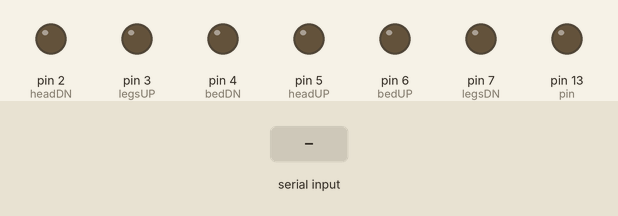
Simulated run of this sketch. Board: Arduino Uno, built with avr-gcc and run on an emulated ATmega328P. On the bench: output pins drawn as LEDs (lit = HIGH). Inputs (shaded band) come from the test bench.

Above: at 1.2 s.
1.3 s: "A" received over Serial
At 1.55 s:
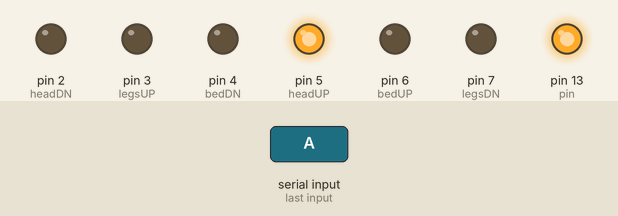
3.3 s: "B" received over Serial
At 3.55 s:
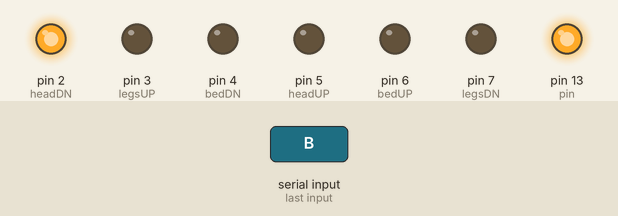
5.3 s: "C" received over Serial
At 5.7 s:
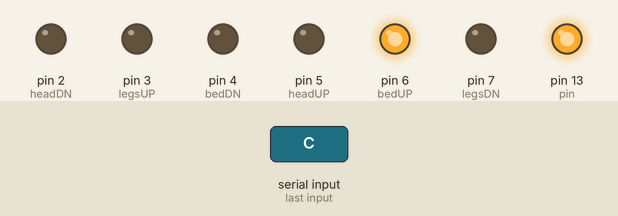
7.3 s: "D" received over Serial
At 7.55 s:
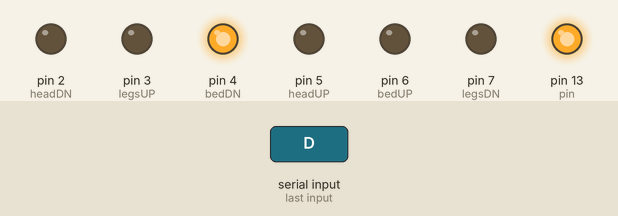
9.3 s: "E" received over Serial
At 9.55 s:
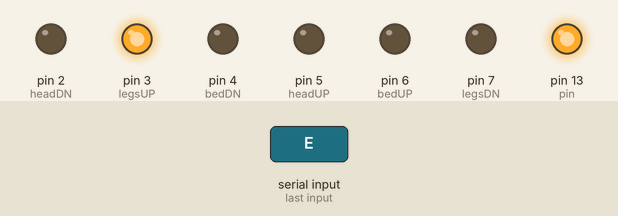
11.2 s: "F" received over Serial
At 11.45 s:
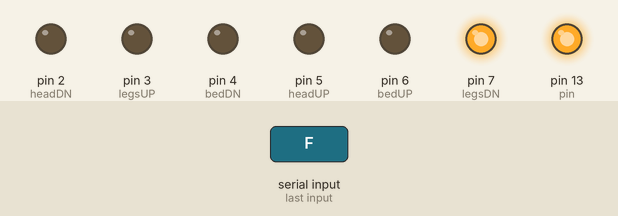
Timing chart, 0 to 14.2 s (numbered marks = the images above; inputs shaded):
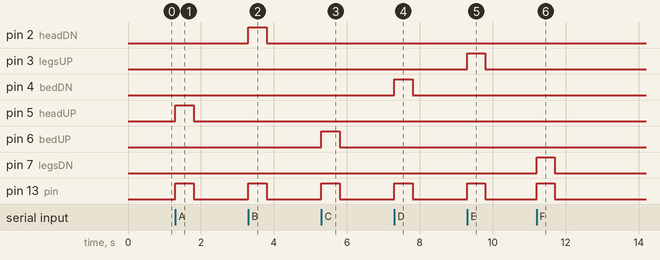

Measured:
- after the input at 1.3 s, pin 5 (headUP), pin 13 (pin): LOW → HIGH at once, → LOW 0.50 s later
- after the input at 3.3 s, pin 2 (headDN), pin 13 (pin): LOW → HIGH at once, → LOW 0.50 s later
- after the input at 5.3 s, pin 6 (bedUP), pin 13 (pin): LOW → HIGH at once, → LOW 0.50 s later
- after the input at 7.3 s, pin 4 (bedDN), pin 13 (pin): LOW → HIGH at once, → LOW 0.50 s later
- after the input at 9.3 s, pin 3 (legsUP), pin 13 (pin): LOW → HIGH at once, → LOW 0.50 s later
- after the input at 11.2 s, pin 7 (legsDN), pin 13 (pin): LOW → HIGH at once, → LOW 0.50 s later

The sketch:

hrl_arduino.ino
```cpp
// Define output pin
long myData;
int headUP=5;
int headDN=2;
int bedUP=6;
int bedDN=4;
int legsUP=3;
int legsDN=7;
int ledTimer1;
int pin=13;

#include <SimpleTimer.h>
//#include <SoftwareSerial.h>
// XBee's DOUT (TX) is connected to pin 2 (Arduino's Software RX)
// XBee's DIN (RX) is connected to pin 3 (Arduino's Software TX)
//SoftwareSerial XBee(2, 3);

SimpleTimer t1;


void setup() {
  // Initialize the serial
  Serial.begin(9600);
//  XBee.begin(9600);

  ledTimer1 = t1.setInterval(500,resetPIN1);


  // Define our pins

  pinMode(pin,OUTPUT);digitalWrite(pin,LOW);
  pinMode(headUP, OUTPUT);digitalWrite(headUP, LOW);
  pinMode(headDN, OUTPUT);digitalWrite(headDN, LOW);
  pinMode(bedUP, OUTPUT);digitalWrite(bedUP, LOW);
  pinMode(bedDN, OUTPUT);digitalWrite(bedDN, LOW);
  pinMode(legsUP, OUTPUT);digitalWrite(legsUP, LOW);
  pinMode(legsDN, OUTPUT);digitalWrite(legsDN, LOW);
}

void resetPIN1(){
  digitalWrite(pin, LOW);
  digitalWrite(headUP, LOW);
  digitalWrite(headDN, LOW);
  digitalWrite(bedUP, LOW);
  digitalWrite(bedDN, LOW);
  digitalWrite(legsUP, LOW);
  digitalWrite(legsDN, LOW);
}


void loop() {
  // check to see if there is data waiting
  //if (XBee.available())
  //{
  int avail = Serial.available();

  if(avail > 0) {
    myData = Serial.read();

    if(myData == 'A') {
      digitalWrite(pin,HIGH);
      digitalWrite(headUP, HIGH);
      t1.restartTimer(ledTimer1);
    }
    else {digitalWrite(headUP, LOW);}

    if(myData == 'B') {
      digitalWrite(pin,HIGH);
      digitalWrite(headDN, HIGH);
      t1.restartTimer(ledTimer1);
    }
    else {digitalWrite(headDN, LOW);}

    if(myData == 'C') {
      digitalWrite(pin,HIGH);
      digitalWrite(bedUP, HIGH);
      t1.restartTimer(ledTimer1);
    }
    else {digitalWrite(bedUP, LOW);}

    if(myData == 'D') {
      digitalWrite(pin,HIGH);
      digitalWrite(bedDN, HIGH);
      t1.restartTimer(ledTimer1);
    }
    else {digitalWrite(bedDN, LOW);}

    if(myData == 'E') {
      digitalWrite(pin,HIGH);
      digitalWrite(legsUP, HIGH);
      t1.restartTimer(ledTimer1);
    }
    else {digitalWrite(legsUP, LOW);}

    if(myData == 'F') {
      digitalWrite(pin,HIGH);
      digitalWrite(legsDN, HIGH);
      t1.restartTimer(ledTimer1);
    }
    else {digitalWrite(legsDN, LOW);}
  }
  //}
t1.run();
}
```
